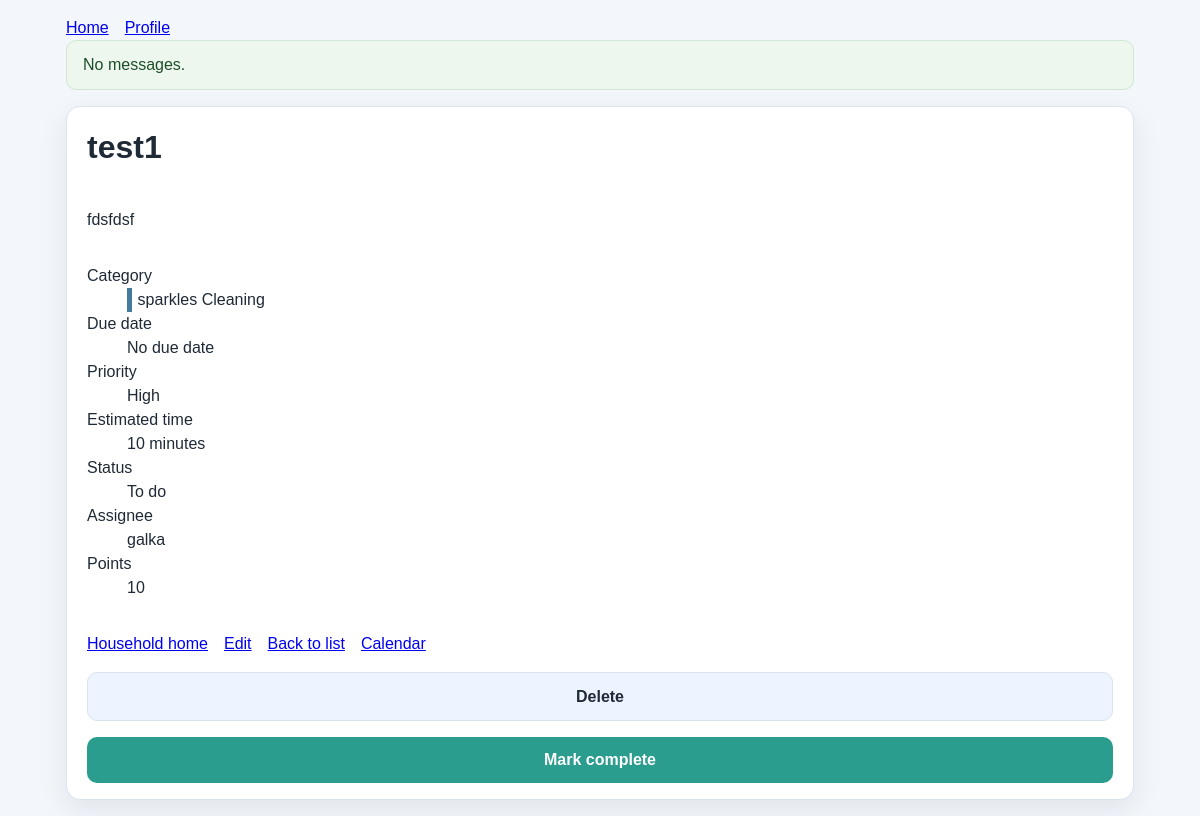
Page /households/1/chores/1/ (signed in) on the committed database.
### chores/models.py (models this page shows, shortened)
class Chore(models.Model):
	class Priority(models.TextChoices):
		LOW = "low", "Low"
		MEDIUM = "medium", "Medium"
		HIGH = "high", "High"
		URGENT = "urgent", "Urgent"
	class Status(models.TextChoices):
		TODO = "todo", "To do"
		IN_PROGRESS = "in_progress", "In progress"
		DONE = "done", "Done"
	class Recurrence(models.TextChoices):
		NONE = "none", "One time"
		DAILY = "daily", "Daily"
		WEEKLY = "weekly", "Weekly"
		MONTHLY = "monthly", "Monthly"
	class AssignmentMode(models.TextChoices):
		MANUAL = "manual", "Manual"
		CLAIM = "claim", "Member claimed"
		ROTATION = "rotation", "Automatic rotation"
	household = models.ForeignKey(Household, on_delete=models.CASCADE, related_name="chores")
	category = models.ForeignKey(Category, on_delete=models.PROTECT, related_name="chores")
	title = models.CharField(max_length=200)
	description = models.TextField(blank=True)
	due_date = models.DateField(null=True, blank=True)
	priority = models.CharField(max_length=10, choices=Priority.choices, default=Priority.MEDIUM)
	estimated_minutes = models.PositiveIntegerField(null=True, blank=True)
	recurrence = models.CharField(max_length=10, choices=Recurrence.choices, default=Recurrence.NONE)
	points = models.PositiveIntegerField(default=10, validators=[MinValueValidator(0)])
	status = models.CharField(max_length=12, choices=Status.choices, default=Status.TODO)
	assignment_mode = models.CharField(max_length=10, choices=AssignmentMode.choices, default=AssignmentMode.MANUAL)
	created_by = models.ForeignKey(User, on_delete=models.CASCADE, related_name="chores_created")
	assigned_to = models.ForeignKey(User, on_delete=models.SET_NULL, null=True, blank=True, related_name="chores_assigned")
	created_at = models.DateTimeField(auto_now_add=True)
	completed_by = models.ForeignKey(User, on_delete=models.SET_NULL, null=True, blank=True, related_name="chores_completed")
	completed_at = models.DateTimeField(null=True, blank=True)

class Category(models.Model):
	household = models.ForeignKey(Household, on_delete=models.CASCADE, related_name="categories")
	name = models.CharField(max_length=50)
	color = models.CharField(max_length=7, default="#6c757d")
	icon = models.CharField(max_length=30, blank=True)
	class Meta:
		constraints = [
			models.UniqueConstraint(fields=("household", "name"), name="unique_category_per_household"),
		]
		ordering = ("name",)

### chores/views.py (the view)
# urls.py: path("households/<int:household_id>/chores/<int:chore_id>/", views.chore_detail, name="chore-detail"),
@login_required
def chore_detail(request, household_id, chore_id):
	household = household_for_member(request, household_id)
	chore = household.chores.select_related("category").get(id=chore_id)
	return render(request, "chores/chore_detail.html", {"household": household, "chore": chore})

### chores/views.py (called while the page is built)
def household_for_member(request, household_id):
	household = Household.objects.filter(id=household_id, members__user=request.user).first()
	if household is None:
		raise Http404
	return household

### chores/templates/chores/chore_detail.html (shortened to what this page needs)
{% extends "base.html" %}
{% block content %}
<div class="panel stack">
    <h1>{{ chore.title }}</h1>
    <p>{{ chore.description }}</p>
    <dl>
        <dt>Category</dt><dd><span class="category-label" style="--category-color: {{ chore.category.color }}">{% if chore.category.icon %}{{ chore.category.icon }} {% endif %}{{ chore.category.name }}</span></dd>
        <dt>Due date</dt><dd>{{ chore.due_date|default:"No due date" }}</dd>
        <dt>Priority</dt><dd>{{ chore.get_priority_display }}</dd>
        <dt>Estimated time</dt><dd>{{ chore.estimated_minutes|default:"Not estimated" }} minutes</dd>
        <dt>Status</dt><dd>{{ chore.get_status_display }}</dd>
        <dt>Assignee</dt><dd>{{ chore.assigned_to.username|default:"Unclaimed" }}</dd>
        <dt>Points</dt><dd>{{ chore.points }}</dd>
    </dl>
    <div class="row">
        <a href="{% url 'household-detail' household.id %}">Household home</a>
        <a href="{% url 'chore-edit' household.id chore.id %}">Edit</a>
        <a href="{% url 'chore-list' household.id %}">Back to list</a>
        <a href="{% url 'chore-calendar' household.id %}">Calendar</a>
    </div>
    <form method="post" action="{% url 'chore-delete' household.id chore.id %}">
        <button type="submit" class="secondary">Delete</button>
    </form>
    {% if not chore.completed_at %}
        <form method="post" action="{% url 'chore-complete' household.id chore.id %}">
            <button type="submit">Mark complete</button>
        </form>
    {% else %}
        <p>Completed by {{ chore.completed_by.username }} at {{ chore.completed_at|date:"Y-m-d H:i" }}.</p>
    {% endif %}
</div>
{% endblock %}

### chores/templates/base.html (style rules this page uses)
:root { color-scheme: light; --bg: #f3f6fb; --panel: #ffffff; --border: #dbe3ee; --text: #1f2a37; --muted: #5c6b7a; --accent: #2a9d8f; --accent-dark: #1f6d63; --danger: #b42318; --shadow: 0 10px 30px rgba(15, 23, 42, 0.08); }
* { box-sizing: border-box; }
body { margin: 0; font-family: Arial, sans-serif; background: var(--bg); color: var(--text); line-height: 1.5; }
.panel { background: var(--panel); border: 1px solid var(--border); border-radius: 14px; box-shadow: var(--shadow); padding: 1rem 1.25rem; }
h1, h2, h3 { margin-top: 0; }
p, ul, dl { margin-top: 0; }
form { display: grid; gap: 0.75rem; }
input, select, textarea, button { width: 100%; max-width: 100%; padding: 0.7rem 0.8rem; border-radius: 10px; border: 1px solid var(--border); font: inherit; }
button { background: var(--accent); color: #fff; border: none; cursor: pointer; font-weight: 700; }
button.secondary { background: #eef4ff; color: var(--text); border: 1px solid var(--border); }
.stack { display: grid; gap: 1rem; }
.row { display: flex; flex-wrap: wrap; gap: 1rem; align-items: center; }
.category-label { display: inline-flex; align-items: center; gap: 0.25rem; border-left: 0.35rem solid var(--category-color); padding-left: 0.35rem; }

### rows in the picture
Chore: title "test1", description "fdsfdsf", category.icon "sparkles", category.name "Cleaning", due_date "No due date", priority "High", estimated_minutes "10", status "To do", assigned_to.username "galka", points "10"
